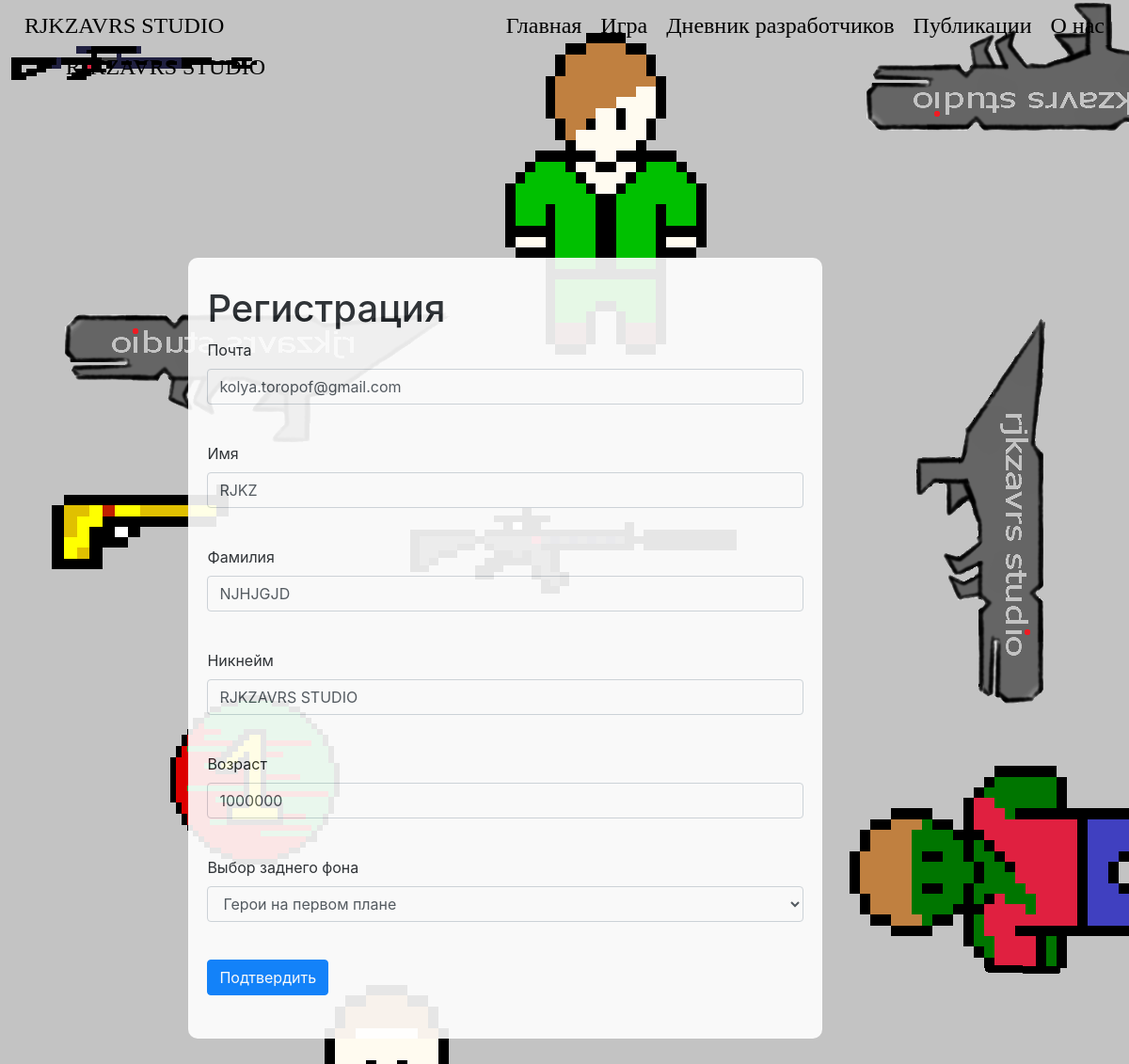
The page /edit_account/ (signed in) on the database its author committed.
### data/users.py (models this page shows, shortened)
class User(SqlAlchemyBase, UserMixin, SerializerMixin):
    __tablename__ = 'user'
    id = sqlalchemy.Column(sqlalchemy.Integer, primary_key=True, autoincrement=True)
    surname = sqlalchemy.Column(sqlalchemy.String, nullable=True)
    name = sqlalchemy.Column(sqlalchemy.String, nullable=True)
    age = sqlalchemy.Column(sqlalchemy.Integer, nullable=True)
    nickname = sqlalchemy.Column(sqlalchemy.String, nullable=True)
    email = sqlalchemy.Column(sqlalchemy.String, index=True, unique=True, nullable=True)
    hashed_password = sqlalchemy.Column(sqlalchemy.String, nullable=True)
    created_date = sqlalchemy.Column(sqlalchemy.DateTime)
    status = sqlalchemy.Column(sqlalchemy.Integer, nullable=True, default=0)
    background_image_id = sqlalchemy.Column(sqlalchemy.Integer, nullable=True, default=0)
    publications = orm.relation('Publications')
    developers_diary = orm.relation('DevelopersDiary')
    comments = orm.relation('Comments')

### run.py (the view, shortened to what this page needs)
@app.route('/edit_account/', methods=['GET', 'POST'])
@login_required
def edit_account():
    form = EditAccountForm()
    if request.method == "GET":
        form.email.data = current_user.email
        form.name.data = current_user.name
        form.surname.data = current_user.surname
        form.nickname.data = current_user.nickname
        form.age.data = current_user.age
    return render_template("Edit_Account.html", form=form, style=url_for('static', filename='css/style.css'),
                           bgimg=get_image_profile(current_user))

### data/forms.py
class EditAccountForm(FlaskForm):
    email = EmailField('Почта', validators=[DataRequired()])
    name = StringField('Имя', validators=[DataRequired()])
    surname = StringField('Фамилия', validators=[DataRequired()])
    nickname = StringField('Никнейм', validators=[DataRequired()])
    age = StringField('Возраст', validators=[DataRequired()])
    choices = [(0, 'Герои на первом плане'), (2, '"Логотип" Обои'), (1, 'Гг'), (3, 'Игра')]
    background_image_id = SelectField('Выбор заднего фона', choices=choices, validators=[DataRequired()],
                                      default=choices[0])
    submit = SubmitField("Подтвердить")

### data/db_session.py (called while the page is built)
def create_session() -> Session:
    global __factory
    return __factory()

### run.py (called while the page is built)
def get_image_profile(user):
    bg_img = 1
    if user.is_authenticated:
        bg_img = user.background_image_id + 1
    return url_for('static', filename=f'img/background_img_{bg_img}.png')

@login_manager.user_loader
def load_user(user_id):
    session = db_session.create_session()
    return session.query(User).get(user_id)

### templates/Edit_Account.html (shortened to what this page needs)
{% extends "base.html" %}
{% block content %}
<h1>Регистрация</h1>
<form action="" method="post">
    <p>
        {{ form.email.label }}<br>
        {{ form.email(class="form-control", type="email") }}<br>
    </p>
    <p>
        {{ form.name.label }}<br>
        {{ form.name(class="form-control") }}<br>
    </p>
    <p>
        {{ form.surname.label }}<br>
        {{ form.surname(class="form-control") }}<br>
    </p>
    <p>
        {{ form.nickname.label }}<br>
        {{ form.nickname(class="form-control") }}<br>
    </p>
    <p>
        {{ form.age.label }}<br>
        {{ form.age(class="form-control") }}<br>
    </p>
    <p>
        {{ form.background_image_id.label }}<br>
        {{ form.background_image_id(class="form-control") }}<br>
    </p>
    <p>{{ form.submit(type="submit", class="btn btn-primary") }}</p>
</form>
{% endblock %}

### templates/base.html (shortened to what this page needs)
<!doctype html>
<html lang="ru">
<head>
    <link rel="stylesheet"
          href="https://stackpath.bootstrapcdn.com/bootstrap/4.4.1/css/bootstrap.min.css"
>
    <link rel="stylesheet" href={{style}}>
</head>
<body>
<header class="navbar navbar-light">
    <div class="left-head">
        <a href="/about/"><h4 class="asd">RJKZAVRS STUDIO</h4></a>
    </div>
    <div class="center-head">
        <div>
            <a href="/" class="header-a"><h4 class="asd">Главная</h4></a>
            <a href="/" class="header-a"><h4 class="asd">Игра</h4></a>
            <a href="/DevelopersDiary" class="header-a"><h4 class="asd">Дневник разработчиков</h4></a>
            <a href="/Publications/" class="header-a"><h4 class="asd">Публикации</h4></a>
            <a href="/about/" class="header-a"><h4 class="asd">О нас</h4></a>
        </div>
    </div>
    <div class="right-head">
        {% if current_user.is_authenticated %}
        <a class="navbar-brand" href="/account"><h4 class="asd">{{ current_user.nickname }}</h4></a>
        {% else %}
        <a href="/login"><h4 class="asd">Войти</h4></a>
        <a href="/register"><h4 class="asd">Зарегестрироваться</h4></a>
        {% endif %}
    </div>
</header>
<main role="main">
    <div class="main-block">
        <div class="center-column">
            <div class="center-column-block">
                {% block content %}{% endblock %}
            </div>
        </div>
    </div>
</main>
</body>
</html>

### static/css/style.css (style rules this page uses)
p { text-decoration: none; }
header { margin-bottom: 170px; }
main { align: center; width: 100%; }
.header-a { float: left; }
a { text-decoration: none; }
div.main-block { width: 85%; display: flex; margin-left: 15%; align: center; margin-bottom: 70px; }
.asd { font-family: 'Comfortaa', cursive; font-weight: 100; font-style: inherit; color: #000; position: relative; padding: 5px 5px; margin: 0 5px; }
div.left-head { width: 25%; }
div.center-head { display: flex; align: center; }
div.right-head { width: 25%; display: -webkit-flex; -webkit-flex-direction: row-reverse; display: flex; flex-direction: row-reverse; }
div.center-column { border-radius: 10px; opacity: 1; background: #fff; align: left; width: 66%; margin-left: 2%; margin-right: 20px; opacity: 0.9; }
div.center-column-block { padding: 30px 20px; }

### rows shown on the page
User: nickname "RJKZAVRS STUDIO", email "kolya.toropof@gmail.com", name "RJKZ", surname "NJHJGJD", age "1000000", background_image_id "Герои на первом плане"
